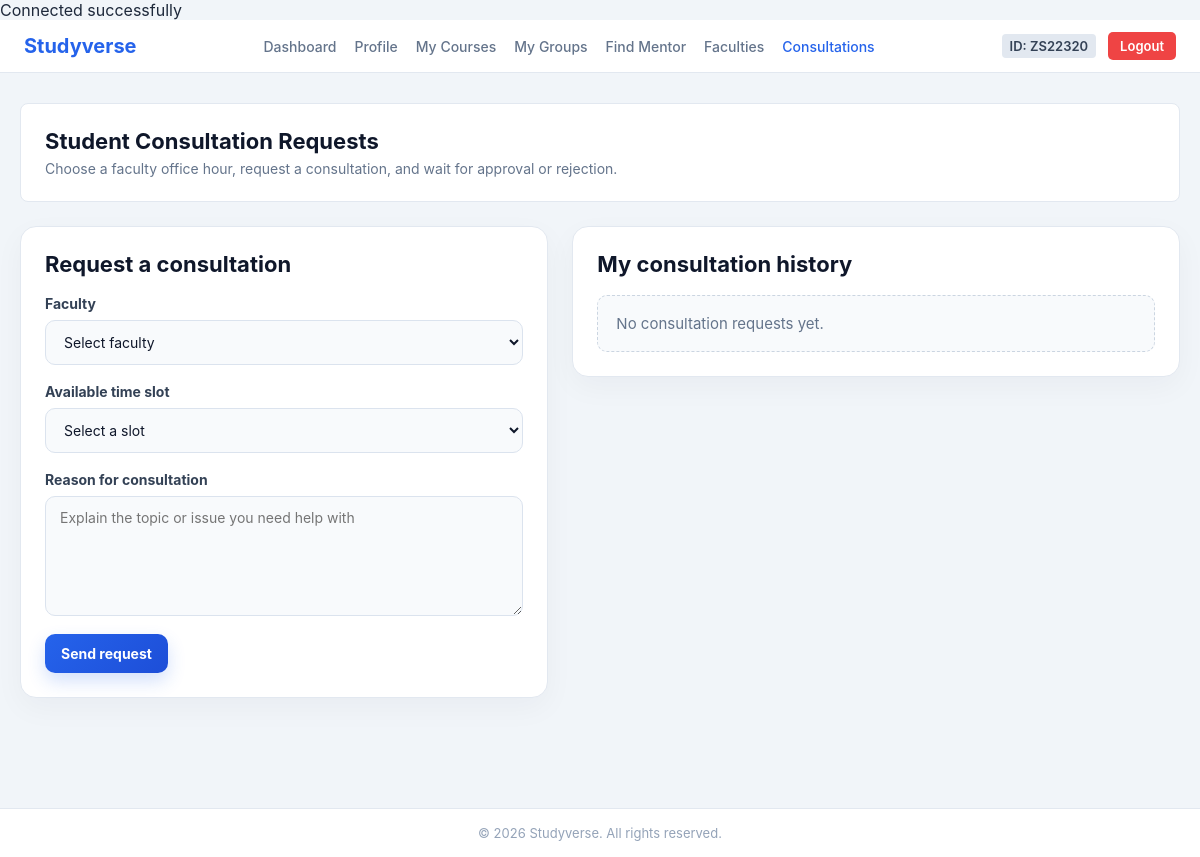
/student_consultation_requests.php (signed in), run on an earlier commit of the app's database.
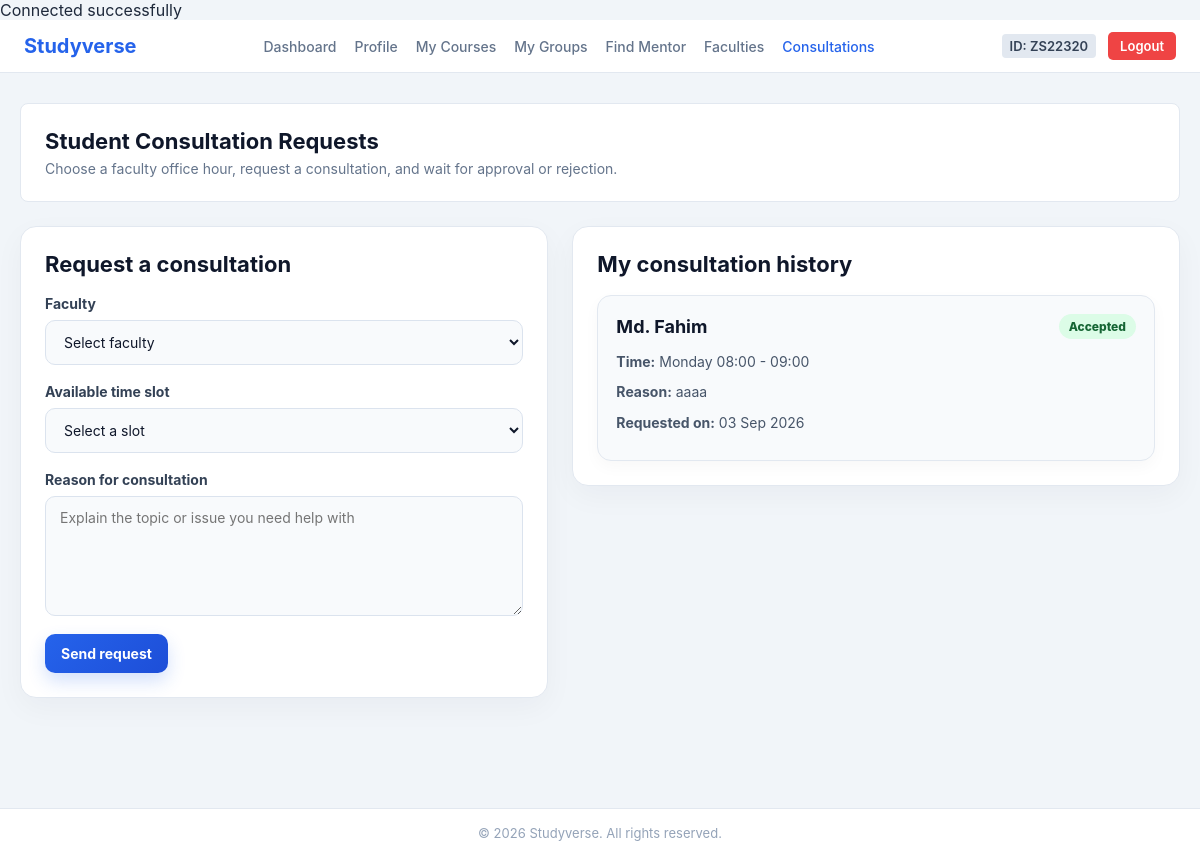
And on a later commit of the database.
### tables this page shows
CREATE TABLE `consultation_requests` (
  `request_id` int(11) NOT NULL,
  `student_uID` varchar(8) NOT NULL,
  `faculty_uID` varchar(8) NOT NULL,
  `availability_id` int(11) DEFAULT NULL,
  `reason` text DEFAULT NULL,
  `status` enum('pending','accepted','rejected') NOT NULL DEFAULT 'pending',
  `created_at` timestamp NOT NULL DEFAULT current_timestamp(),
  `updated_at` timestamp NOT NULL DEFAULT current_timestamp() ON UPDATE current_timestamp()
);

CREATE TABLE `user_info` (
  `userID` varchar(8) NOT NULL,
  `name` varchar(100) NOT NULL,
  `email` varchar(100) NOT NULL,
  `password` varchar(255) NOT NULL,
  `road` varchar(100) NOT NULL,
  `area` varchar(100) NOT NULL,
  `AdminID` varchar(8) NOT NULL,
  `pending_password` varchar(255) DEFAULT NULL,
  `password_status` enum('NONE','PENDING','APPROVED','REJECTED') NOT NULL DEFAULT 'NONE'
);

CREATE TABLE `consultation_availability` (
  `availability_id` int(11) NOT NULL,
  `faculty_uID` varchar(8) NOT NULL,
  `day_name` varchar(20) NOT NULL,
  `start_time` time NOT NULL,
  `end_time` time NOT NULL,
  `notes` varchar(255) DEFAULT NULL,
  `is_active` tinyint(1) NOT NULL DEFAULT 1,
  `created_at` timestamp NOT NULL DEFAULT current_timestamp()
);

### student_consultation_requests.php (the view, shortened to what this page needs)
<?php
include 'db.php';
$user_id = $_SESSION['userID'];
$studentRequests = [];
$studentRequestStmt = $conn->prepare('SELECT cr.request_id, ui.name AS faculty_name, ca.day_name, ca.start_time, ca.end_time, cr.reason, cr.status, cr.created_at FROM consultation_requests cr LEFT JOIN user_info ui ON ui.userID = cr.faculty_uID LEFT JOIN consultation_availability ca ON ca.availability_id = cr.availability_id WHERE cr.student_uID = ? ORDER BY cr.created_at DESC');
if ($studentRequestStmt) {
    $studentRequestStmt->bind_param('s', $user_id);
    $studentRequestStmt->execute();
    $studentResult = $studentRequestStmt->get_result();
    while ($row = $studentResult->fetch_assoc()) {
        $studentRequests[] = $row;
    }
}
?>
<!DOCTYPE html>
<html lang="en">
<head>
    <link rel="stylesheet" href="student_dash.css">
    <link rel="stylesheet" href="student_consultation_requests.css">
</head>
<body>
    <header class="navbar">
        <div class="nav-container">
            <div class="brand">Studyverse</div>
            <nav class="nav-links">
                <a href="student_dashboard.php">Dashboard</a>
                <a href="student_profile.php">Profile</a>
                <a href="mycourses.php">My Courses</a>
                <a href="mygroups.php">My Groups</a>
                <a href="findmentor.php">Find Mentor</a>
                <a href="faculties.php">Faculties</a>
                <a href="student_consultation_requests.php" class="active">Consultations</a>
            </nav>
            <div class="nav-user">
                <span class="user-name">ID: <?php echo htmlspecialchars($user_id); ?></span>
                <a href="logout.php" class="btn-logout">Logout</a>
            </div>
        </div>
    </header>
    <main class="main-content">
        <section class="welcome-banner">
            <h2>Student Consultation Requests</h2>
            <p>Choose a faculty office hour, request a consultation, and wait for approval or rejection.</p>
        </section>
        <section class="panel-grid">
            <div class="panel">
                <h3>Request a consultation</h3>
                <form method="POST" class="consult-form">
                    <div class="form-grid">
                        <label>
                            Faculty
                            <select name="faculty_uID" id="facultySelect" required>
                                <option value="">Select faculty</option>
                            </select>
                        </label>
                        <label>
                            Available time slot
                            <select name="availability_id" id="slotSelect" required>
                                <option value="">Select a slot</option>
                            </select>
                        </label>
                        <label>
                            Reason for consultation
                            <textarea name="reason" placeholder="Explain the topic or issue you need help with" required></textarea>
                        </label>
                    </div>
                    <button type="submit" name="request_consultation" class="primary-btn">Send request</button>
                </form>
            </div>
            <div class="panel">
                <h3>My consultation history</h3>
                <?php if (empty($studentRequests)): ?>
                    <p class="empty-state">No consultation requests yet.</p>
                <?php else: ?>
                    <div class="request-list">
                        <?php foreach ($studentRequests as $request): ?>
                            <div class="request-item">
                                <div class="request-top">
                                    <h4><?php echo htmlspecialchars($request['faculty_name'] ?? 'Faculty'); ?></h4>
                                    <span class="status-badge status-<?php echo htmlspecialchars($request['status']); ?>"><?php echo ucfirst(htmlspecialchars($request['status'])); ?></span>
                                </div>
                                <p><strong>Time:</strong> <?php echo htmlspecialchars($request['day_name'] . ' ' . substr($request['start_time'], 0, 5) . ' - ' . substr($request['end_time'], 0, 5)); ?></p>
                                <p><strong>Reason:</strong> <?php echo htmlspecialchars($request['reason']); ?></p>
                                <p><strong>Requested on:</strong> <?php echo htmlspecialchars(date('d M Y', strtotime($request['created_at']))); ?></p>
                            </div>
                        <?php endforeach; ?>
                    </div>
                <?php endif; ?>
            </div>
        </section>
    </main>
    <footer class="footer">
        <p>© 2026 Studyverse. All rights reserved.</p>
    </footer>
</body>
</html>

What changed in the data, as far as the page shows it:
added consultation_requests: user_info.name "Md. Fahim", status "Accepted", availability.end_time "Monday 08:00 - 09:00", reason "aaaa", created_at "03 Sep 2026"
Also different on the page:
text no longer shown: "No consultation requests yet."
